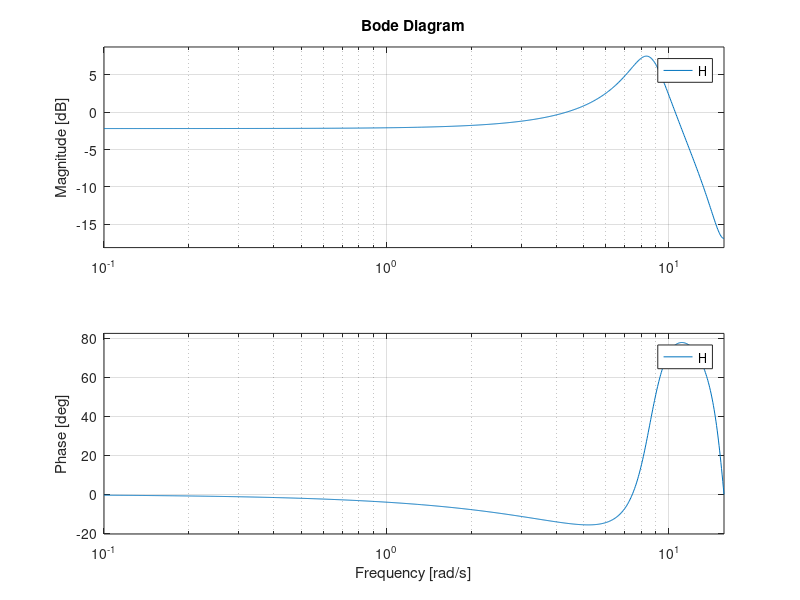

This chart was generated by the following MATLAB code: (Note: this script raises an error after producing the figure.)
%=============================================================================
% Copyright (c) 2023-present Allan CORNET (Nelson)
%=============================================================================
% This file is part of Nelson.
%=============================================================================
% LICENCE_BLOCK_BEGIN
% SPDX-License-Identifier: LGPL-3.0-or-later
% LICENCE_BLOCK_END
%=============================================================================
% <--WEIGHT 4-->
% <--ADV-CLI MODE-->
%=============================================================================
num = [3 4];
den = [3 1 5];
Ts = 0.2;
H = tf(num, den, Ts);
bode(H)
%=============================================================================
[mag, phase, wout] = bode(H);
asserts.isequal(size(mag), [1 1 1000]);
asserts.isapprox(mag(1), -2.1829, 1e-4);
asserts.isapprox(mag(end), 2.0864, 1e-4);
asserts.isequal(size(phase), [1 1 1000]);
asserts.isapprox(phase(1), -0.0400, 1e-3);
asserts.isapprox(phase(end), -15.0717, 1e-4);
asserts.isequal(size(wout), [1 1000]);
asserts.isapprox(wout(1), 0.01, 1e-4);
asserts.isapprox(wout(end), 100, 1e-4);
%=============================================================================
